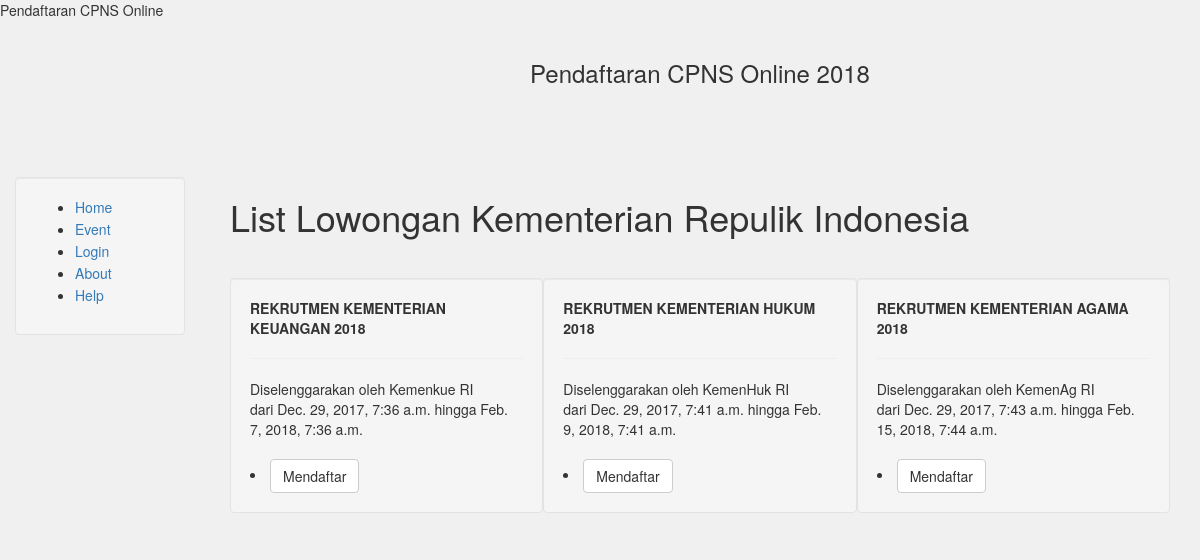
Page /mendaftar/ on the committed database.
### mendaftar/models.py (models this page shows, shortened)
class Event(models.Model):
    title = models.CharField(max_length=50)
    organizer = models.CharField(max_length=30)
    finished = models.BooleanField()
    date_begin = models.DateTimeField()
    date_end = models.DateTimeField()
    date_created = models.DateTimeField(auto_now=True)
    class Meta:
        ordering = ['date_begin']

### mendaftar/templates/Daftar/Event.html (shortened to what this page needs)
{% extends "cpns/header.html"%}
{% block content %}
<html>
<head>
  {% load staticfiles %}
  <link rel="stylesheet" type="text/css" href="{% static 'Daftar/css/bootstrap.min.css' %}" />
</head>
<body>
  <div class="col-md-12">
    <h1>List Lowongan Kementerian Repulik Indonesia</h1>
    <hr />
    {% for event in object_list %}
    <div class="col-md-4 well">
      <strong>{{ event.title | upper }}</strong>
      <hr/>
      Diselenggarakan oleh {{ event.organizer }} <br/>
      dari {{ event.date_begin }} hingga {{ event.date_end }} <br/><br/>
      <li><a href="{{event.id}}" class="btn btn-default">Mendaftar</a>
      </li>
    </div>
    {% endfor %}
  </div>
</body>
</html>
{% endblock %}

### cpns/templates/cpns/header.html (shortened to what this page needs)
<!DOCTYPE html>
<html lang="en">
<head>
    <tilte>Pendaftaran CPNS Online</title>
    {% load staticfiles%}
    <link rel='stylesheet' href="{% static 'cpns/css/bootstrap.min.css'%}" type='text/css'/>
</head>
<body class="body" style="background-color:#f0f0f0">
  <div class="container-fluid" style="min-height:95%;">
      <div class="row">
        <div class="col-sm-2">
          <br>
        </div>
        <div class="col-sm-10">
          <br>
          <center>
            <h3>Pendaftaran CPNS Online 2018</h3>
          </center>
        </div>
      </div><hr>
      <div class="row">
        <div class="col-sm-2">
          <br>
          <br>
          <div class="well bs-sidebar" id="sidebar" sytle=
          "background-color:#fff">
          <ul class="nav-pills nav-stacked">
            <li><a href='/'>Home</a></li>
            <li><a href='/mendaftar/'>Event</a></li>
            <li><a href='/admin/'>Login</a></li>
            <li><a href='/contact/'>About</a></li>
            <li><a href='/help/'>Help</a></li>
          </ul>
        </div>
      </div>
      <div class="col-sm-10">
        <div class='conntainer-fluid'>
          <br><br>
    {%block content%}
    {%endblock%}
</body>
</html>

### cpns/templates/cpns/header.html (style rules this page uses)
html, body { height:100% }

### rows in the picture
Event: title "REKRUTMEN KEMENTERIAN KEUANGAN 2018", organizer "Kemenkue RI", date_begin "Dec. 29, 2017, 7:36 a.m.", date_end "Feb. 7, 2018, 7:36 a.m."
Event: title "REKRUTMEN KEMENTERIAN HUKUM 2018", organizer "KemenHuk RI", date_begin "Dec. 29, 2017, 7:41 a.m.", date_end "Feb. 9, 2018, 7:41 a.m."
Event: title "REKRUTMEN KEMENTERIAN AGAMA 2018", organizer "KemenAg RI", date_begin "Dec. 29, 2017, 7:43 a.m.", date_end "Feb. 15, 2018, 7:44 a.m."
